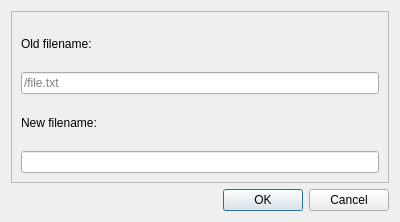
<?xml version="1.0" encoding="UTF-8"?>
<ui version="4.0">
 <class>RenameFileDialog</class>
 <widget class="QDialog" name="RenameFileDialog">
  <property name="geometry">
   <rect>
    <x>0</x>
    <y>0</y>
    <width>400</width>
    <height>222</height>
   </rect>
  </property>
  <property name="windowTitle">
   <string>syncServer - Rename file</string>
  </property>
  <layout class="QVBoxLayout" name="verticalLayout">
   <item>
    <widget class="QFrame" name="mainDialogFrame">
     <property name="frameShape">
      <enum>QFrame::Shape::StyledPanel</enum>
     </property>
     <property name="frameShadow">
      <enum>QFrame::Shadow::Raised</enum>
     </property>
     <layout class="QVBoxLayout" name="verticalLayout_2">
      <item>
       <layout class="QVBoxLayout" name="oldNameLayout">
        <item>
         <widget class="QLabel" name="oldFilenameLabel">
          <property name="text">
           <string>Old filename:</string>
          </property>
         </widget>
        </item>
        <item>
         <widget class="QLineEdit" name="oldFilenameLineEdit">
          <property name="readOnly">
           <bool>true</bool>
          </property>
          <property name="placeholderText">
           <string>/file.txt</string>
          </property>
         </widget>
        </item>
       </layout>
      </item>
      <item>
       <layout class="QVBoxLayout" name="newNameLayout">
        <item>
         <widget class="QLabel" name="newFilenameLabel">
          <property name="text">
           <string>New filename:</string>
          </property>
         </widget>
        </item>
        <item>
         <widget class="QLineEdit" name="newFilenameLineEdit"/>
        </item>
       </layout>
      </item>
     </layout>
    </widget>
   </item>
   <item>
    <widget class="QDialogButtonBox" name="dialogButtonBox">
     <property name="orientation">
      <enum>Qt::Orientation::Horizontal</enum>
     </property>
     <property name="standardButtons">
      <set>QDialogButtonBox::StandardButton::Cancel|QDialogButtonBox::StandardButton::Ok</set>
     </property>
    </widget>
   </item>
  </layout>
 </widget>
 <resources/>
 <connections>
  <connection>
   <sender>dialogButtonBox</sender>
   <signal>accepted()</signal>
   <receiver>RenameFileDialog</receiver>
   <slot>accept()</slot>
   <hints>
    <hint type="sourcelabel">
     <x>248</x>
     <y>254</y>
    </hint>
    <hint type="destinationlabel">
     <x>157</x>
     <y>274</y>
    </hint>
   </hints>
  </connection>
  <connection>
   <sender>dialogButtonBox</sender>
   <signal>rejected()</signal>
   <receiver>RenameFileDialog</receiver>
   <slot>reject()</slot>
   <hints>
    <hint type="sourcelabel">
     <x>316</x>
     <y>260</y>
    </hint>
    <hint type="destinationlabel">
     <x>286</x>
     <y>274</y>
    </hint>
   </hints>
  </connection>
 </connections>
</ui>
